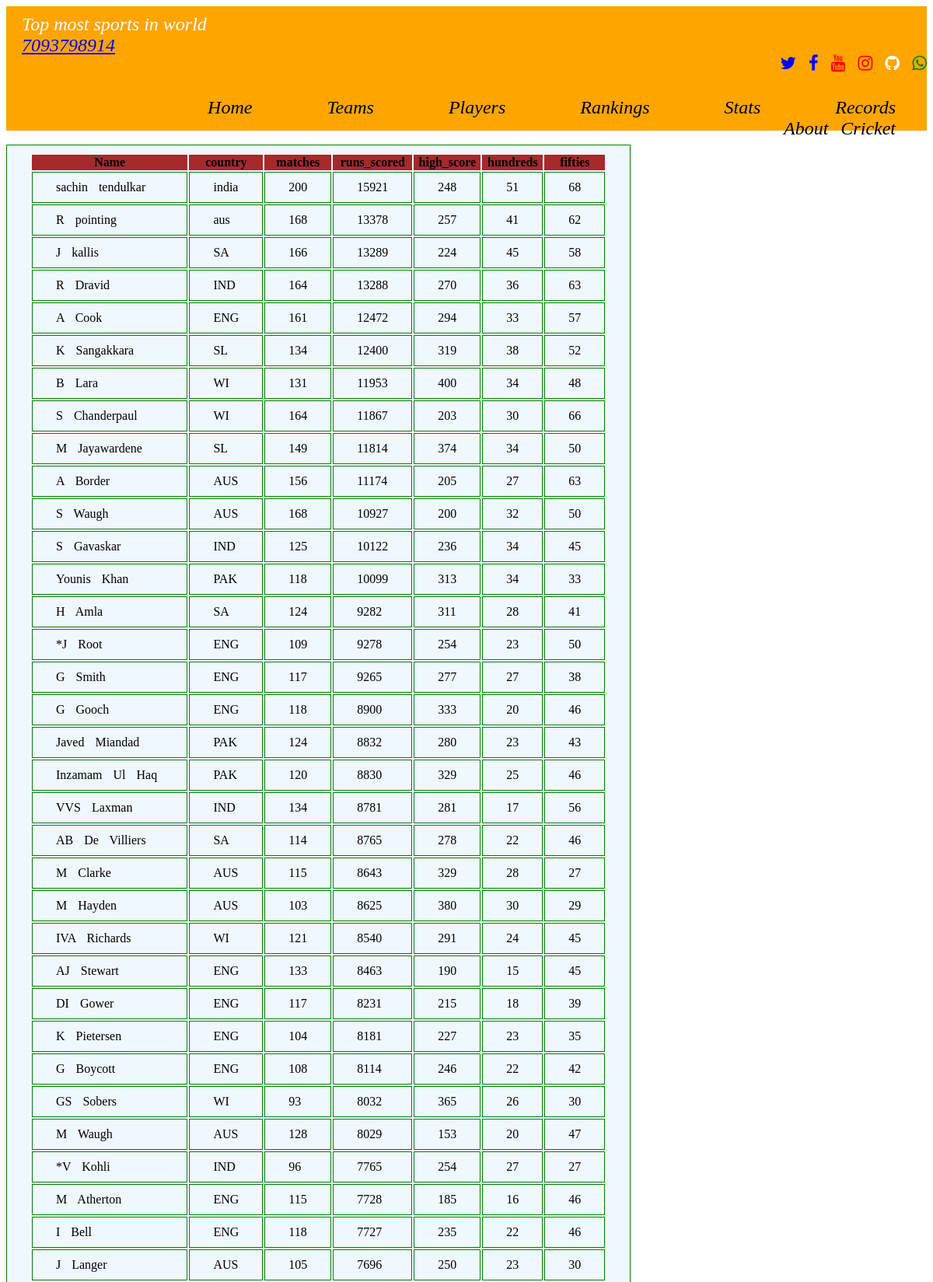
Page /web/test (upper part) on the committed database.
### web/models.py (models this page shows)
class Testruns(models.Model):
    name=models.CharField(max_length=250,unique=True)
    country=models.CharField(max_length=100)
    matches=models.IntegerField(null=True)
    runs_scored=models.IntegerField()
    high_score=models.IntegerField(null=True)
    hundreds=models.IntegerField()
    fifties=models.IntegerField()

### web/views.py (the view)
# urls.py: path('test',views.test,name='test'),
def test(request):
    ban=Testruns.objects.all
    return render(request,'web/test.html',{'access_records':ban})

### template/web/test.html (shortened to what this page needs)
<!DOCTYPE html>
{% extends "web/all.html" %}
{% load static %}
{% block body_block %}
<body >
    <div class="body">
         <table>
         <div class="dhana">
                <tr>
                  <th colspan="0">Name</th>
                  <th colspan="0">country</th>
                  <th colspan="1">matches</th>
                  <th colspan="1">runs_scored</th>
                  <th colspan="1">high_score</th>
                  <th colspan="1">hundreds</th>
                  <th colspan="1">fifties</th>
                </tr>
                {% for acc in access_records %}
                <tr>
                  <td>{{ acc.name }}</td>
                  <td>{{ acc.country }}</td>
                  <td>{{ acc.matches }}</td>
                  <td>{{ acc.runs_scored }}</td>
                  <td>{{ acc.high_score }}</td>
                  <td>{{ acc.hundreds }}</td>
                  <td>{{ acc.fifties}}</td>
                </tr>
                {% endfor %}
    </div></table>
        {% endblock %}

### static/images/css/style.css (style rules this page uses)
table,td { border: 1px solid green; background-color: aliceblue; word-spacing: 10px; padding: 10px 30px 10px 30px; color: black; }
th { background-color: brown; }

### rows in the picture
Testruns: name "sachin tendulkar", country "india", matches "200", runs_scored "15921", high_score "248", hundreds "51", fifties "68"
Testruns: name "R pointing", country "aus", matches "168", runs_scored "13378", high_score "257", hundreds "41", fifties "62"
Testruns: name "J kallis", country "SA", matches "166", runs_scored "13289", high_score "224", hundreds "45", fifties "58"
Testruns: name "R Dravid", country "IND", matches "164", runs_scored "13288", high_score "270", hundreds "36", fifties "63"
Testruns: name "A Cook", country "ENG", matches "161", runs_scored "12472", high_score "294", hundreds "33", fifties "57"
Testruns: name "K Sangakkara", country "SL", matches "134", runs_scored "12400", high_score "319", hundreds "38", fifties "52"
Testruns: name "B Lara", country "WI", matches "131", runs_scored "11953", high_score "400", hundreds "34", fifties "48"
Testruns: name "S Chanderpaul", country "WI", matches "164", runs_scored "11867", high_score "203", hundreds "30", fifties "66"
Testruns: name "M Jayawardene", country "SL", matches "149", runs_scored "11814", high_score "374", hundreds "34", fifties "50"
Testruns: name "A Border", country "AUS", matches "156", runs_scored "11174", high_score "205", hundreds "27", fifties "63"
Testruns: name "S Waugh", country "AUS", matches "168", runs_scored "10927", high_score "200", hundreds "32", fifties "50"
Testruns: name "S Gavaskar", country "IND", matches "125", runs_scored "10122", high_score "236", hundreds "34", fifties "45"
Testruns: name "Younis Khan", country "PAK", matches "118", runs_scored "10099", high_score "313", hundreds "34", fifties "33"
Testruns: name "H Amla", country "SA", matches "124", runs_scored "9282", high_score "311", hundreds "28", fifties "41"
Testruns: name "*J Root", country "ENG", matches "109", runs_scored "9278", high_score "254", hundreds "23", fifties "50"
Testruns: name "G Smith", country "ENG", matches "117", runs_scored "9265", high_score "277", hundreds "27", fifties "38"
Testruns: name "G Gooch", country "ENG", matches "118", runs_scored "8900", high_score "333", hundreds "20", fifties "46"
Testruns: name "Javed Miandad", country "PAK", matches "124", runs_scored "8832", high_score "280", hundreds "23", fifties "43"
Testruns: name "Inzamam Ul Haq", country "PAK", matches "120", runs_scored "8830", high_score "329", hundreds "25", fifties "46"
Testruns: name "VVS Laxman", country "IND", matches "134", runs_scored "8781", high_score "281", hundreds "17", fifties "56"
Testruns: name "AB De Villiers", country "SA", matches "114", runs_scored "8765", high_score "278", hundreds "22", fifties "46"
Testruns: name "M Clarke", country "AUS", matches "115", runs_scored "8643", high_score "329", hundreds "28", fifties "27"
Testruns: name "M Hayden", country "AUS", matches "103", runs_scored "8625", high_score "380", hundreds "30", fifties "29"
Testruns: name "IVA Richards", country "WI", matches "121", runs_scored "8540", high_score "291", hundreds "24", fifties "45"
Testruns: name "AJ Stewart", country "ENG", matches "133", runs_scored "8463", high_score "190", hundreds "15", fifties "45"
Testruns: name "DI Gower", country "ENG", matches "117", runs_scored "8231", high_score "215", hundreds "18", fifties "39"
Testruns: name "K Pietersen", country "ENG", matches "104", runs_scored "8181", high_score "227", hundreds "23", fifties "35"
Testruns: name "G Boycott", country "ENG", matches "108", runs_scored "8114", high_score "246", hundreds "22", fifties "42"
Testruns: name "GS Sobers", country "WI", matches "93", runs_scored "8032", high_score "365", hundreds "26", fifties "30"
Testruns: name "M Waugh", country "AUS", matches "128", runs_scored "8029", high_score "153", hundreds "20", fifties "47"
Testruns: name "*V Kohli", country "IND", matches "96", runs_scored "7765", high_score "254", hundreds "27", fifties "27"
Testruns: name "M Atherton", country "ENG", matches "115", runs_scored "7728", high_score "185", hundreds "16", fifties "46"
Testruns: name "I Bell", country "ENG", matches "118", runs_scored "7727", high_score "235", hundreds "22", fifties "46"
Testruns: name "J Langer", country "AUS", matches "105", runs_scored "7696", high_score "250", hundreds "23", fifties "30"
